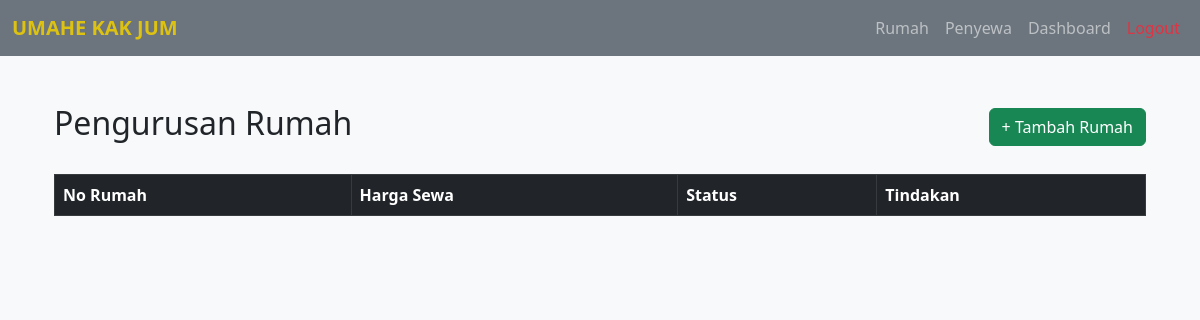
The page /rumah.php on the database as committed earlier.
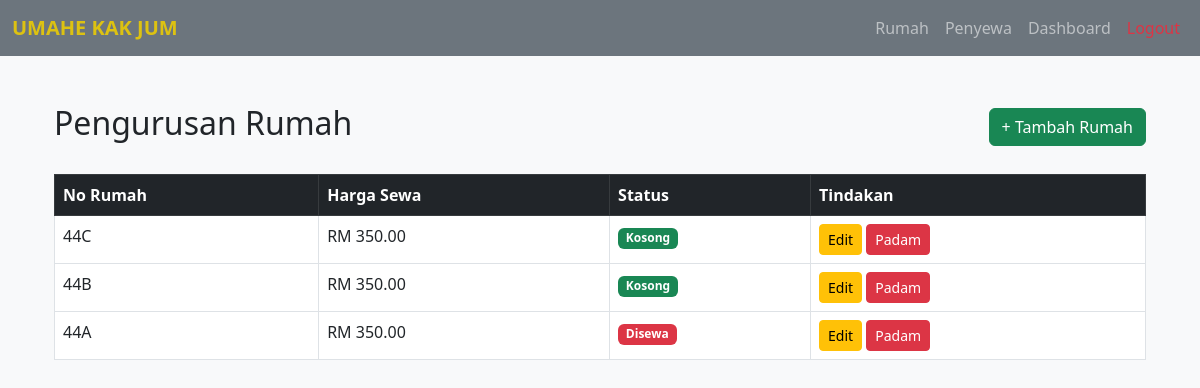
The same page on the database as committed later.
### tables this page shows
CREATE TABLE IF NOT EXISTS `rumah` (
  `id_rumah` int NOT NULL AUTO_INCREMENT,
  `no_rumah` varchar(20) DEFAULT NULL,
  `harga_sewa` decimal(10,2) DEFAULT NULL,
  `status` enum('Kosong','Disewa') DEFAULT 'Kosong',
  PRIMARY KEY (`id_rumah`)
);

### rumah.php (the view, shortened to what this page needs)
<?php
include("db.php");
include("header.php");
$result = mysqli_query($conn, "SELECT * FROM rumah ORDER BY id_rumah DESC");
?>
<!DOCTYPE html>
<html>
<head>
    <link href="https://cdn.jsdelivr.net/npm/bootstrap@5.3.0/dist/css/bootstrap.min.css" rel="stylesheet">
</head>
<body class="bg-light">
<div class="container mt-5">
    <div class="d-flex justify-content-between align-items-center mb-4">
        <h2>Pengurusan Rumah</h2>
        <button class="btn btn-success" data-bs-toggle="modal" data-bs-target="#modalRumah" onclick="tambahRumah()">
            + Tambah Rumah
        </button>
    </div>
    <table class="table table-bordered table-hover bg-white">
        <thead class="table-dark">
            <tr>
                <th>No Rumah</th>
                <th>Harga Sewa</th>
                <th>Status</th>
                <th>Tindakan</th>
            </tr>
        </thead>
        <tbody>
            <?php while ($row = mysqli_fetch_assoc($result)): ?>
            <tr>
                <td><?= htmlspecialchars($row['no_rumah']) ?></td>
                <td>RM <?= number_format($row['harga_sewa'], 2) ?></td>
                <td>
                    <?php if ($row['status'] == 'Disewa'): ?>
                        <span class="badge bg-danger">Disewa</span>
                    <?php else: ?>
                        <span class="badge bg-success">Kosong</span>
                    <?php endif; ?>
                </td>
                <td>
                    <button class="btn btn-warning btn-sm"
                        onclick='editRumah(<?= json_encode($row) ?>)'
                        data-bs-toggle="modal" data-bs-target="#modalRumah">
                        Edit
                    </button>
                    <a href="rumah.php?padam=<?= $row['id_rumah'] ?>"
                       class="btn btn-danger btn-sm"
                       onclick="return confirm('Padam rumah ini?')">
                       Padam
                    </a>
                </td>
            </tr>
            <?php endwhile; ?>
        </tbody>
    </table>
</div>
</body>
</html>

Rows that differ between the two databases and show on the page:
added rumah: no_rumah "44C", harga_sewa "350.00", status "Kosong"
added rumah: no_rumah "44B", harga_sewa "350.00", status "Kosong"
added rumah: no_rumah "44A", harga_sewa "350.00", status "Disewa"
